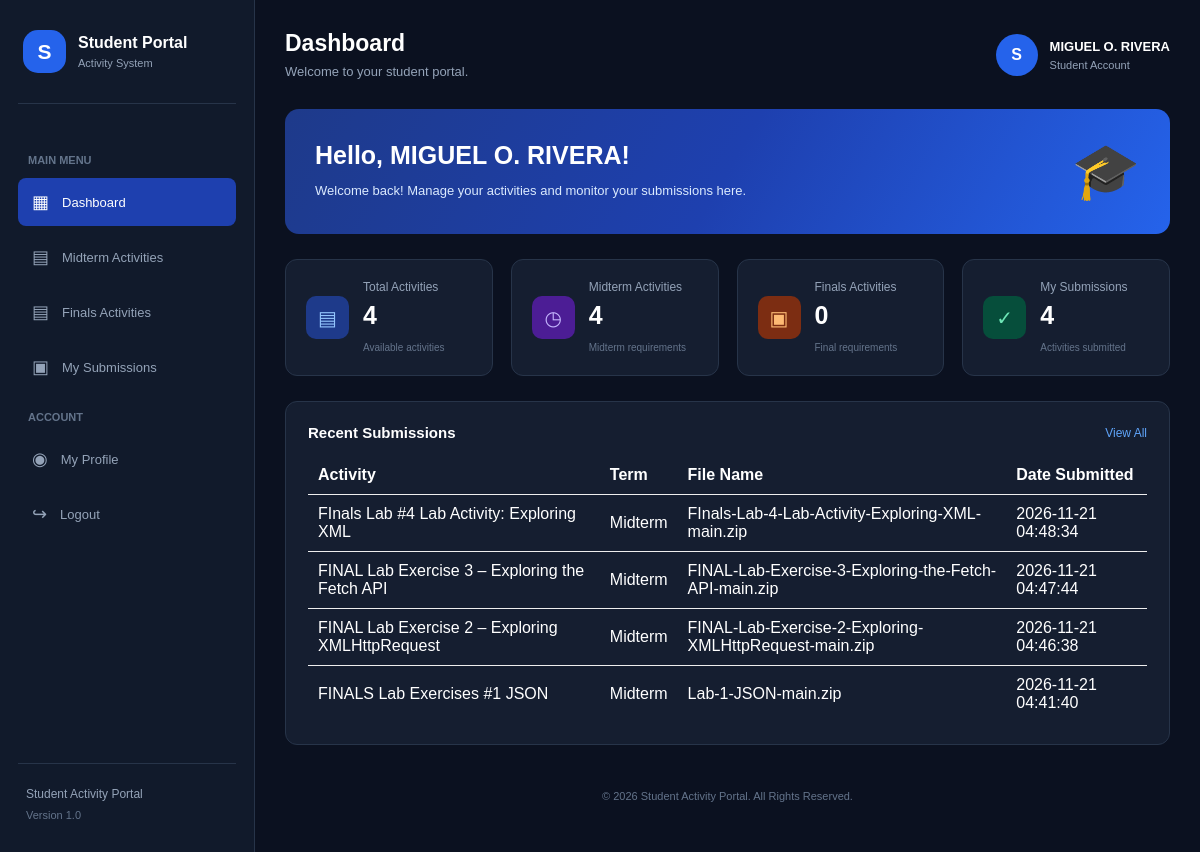
Page /dashboard.php (signed in) on the committed database.
### tables this page shows
CREATE TABLE `submissions` (
  `id` int(11) NOT NULL,
  `student_id` int(11) NOT NULL,
  `activity_id` int(11) NOT NULL,
  `file_name` varchar(255) NOT NULL,
  `file_path` varchar(255) NOT NULL,
  `submitted_at` timestamp NULL DEFAULT current_timestamp()
);

CREATE TABLE `activities` (
  `id` int(11) NOT NULL,
  `title` varchar(150) NOT NULL,
  `term` varchar(50) NOT NULL,
  `description` text DEFAULT NULL,
  `created_at` timestamp NULL DEFAULT current_timestamp()
);

### dashboard.php (the view, shortened to what this page needs)
<?php
require_once "config/database.php";
$student_id = (int) $_SESSION["student_id"];
$fullname = htmlspecialchars($_SESSION["fullname"]);
$stmt = $conn->prepare(
    "SELECT
        COUNT(s.id) AS total,
        SUM(CASE WHEN LOWER(a.term) = 'midterm' THEN 1 ELSE 0 END) AS midterm,
        SUM(CASE WHEN LOWER(a.term) = 'finals' THEN 1 ELSE 0 END) AS finals
     FROM submissions s
     INNER JOIN activities a ON s.activity_id = a.id
     WHERE s.student_id = ?"
);
$stmt->bind_param("i", $student_id);
$stmt->execute();
$stats = $stmt->get_result()->fetch_assoc();
$totalCount   = (int) ($stats["total"] ?? 0);
$midtermCount = (int) ($stats["midterm"] ?? 0);
$finalsCount  = (int) ($stats["finals"] ?? 0);
$recentStmt = $conn->prepare(
    "SELECT a.title, a.term, s.file_name, s.submitted_at
     FROM submissions s
     INNER JOIN activities a ON s.activity_id = a.id
     WHERE s.student_id = ?
     ORDER BY s.submitted_at DESC LIMIT 5"
);
$recentStmt->bind_param("i", $student_id);
$recentStmt->execute();
$recentList = $recentStmt->get_result();
?>
<!DOCTYPE html>
<html lang="en">
<head>
    <link rel="stylesheet" href="assets/css/style.css">
</head>
<body class="dashboard-body">
<div class="dashboard-container">
    <aside class="sidebar">
        <div class="sidebar-logo">
            <div class="logo-icon">S</div>
            <div><h2>Student Portal</h2><p>Activity System</p></div>
        </div>
        <div class="sidebar-menu">
            <p class="menu-title">MAIN MENU</p>
            <a href="dashboard.php" class="menu-link active"><span>▦</span> Dashboard</a>
            <a href="midterm.php" class="menu-link"><span>▤</span> Midterm Activities</a>
            <a href="finals.php" class="menu-link"><span>▤</span> Finals Activities</a>
            <a href="submissions.php" class="menu-link"><span>▣</span> My Submissions</a>
            <p class="menu-title">ACCOUNT</p>
            <a href="profile.php" class="menu-link"><span>◉</span> My Profile</a>
            <a href="logout.php" class="menu-link logout-link"><span>↪</span> Logout</a>
        </div>
        <div class="sidebar-footer">Student Activity Portal<br><span>Version 1.0</span></div>
    </aside>
    <main class="main-content">
        <header class="topbar">
            <div><h2>Dashboard</h2><p>Welcome to your student portal.</p></div>
            <div class="user-info">
                <div class="user-avatar">S</div>
                <div><strong><?= $fullname ?></strong><small>Student Account</small></div>
            </div>
        </header>
        <section class="welcome-card">
            <div>
                <h1>Hello, <?= $fullname ?>!</h1>
                <p>Welcome back! Manage your activities and monitor your submissions here.</p>
            </div>
            <div class="welcome-icon">🎓</div>
        </section>
        <section class="stats-grid">
            <div class="stat-card">
                <div class="stat-icon blue">▤</div>
                <div><p>Total Activities</p><h2><?= $totalCount ?></h2><small>Available activities</small></div>
            </div>
            <div class="stat-card">
                <div class="stat-icon purple">◷</div>
                <div><p>Midterm Activities</p><h2><?= $midtermCount ?></h2><small>Midterm requirements</small></div>
            </div>
            <div class="stat-card">
                <div class="stat-icon orange">▣</div>
                <div><p>Finals Activities</p><h2><?= $finalsCount ?></h2><small>Final requirements</small></div>
            </div>
            <div class="stat-card">
                <div class="stat-icon green">✓</div>
                <div><p>My Submissions</p><h2><?= $totalCount ?></h2><small>Activities submitted</small></div>
            </div>
        </section>
        <section class="content-card recent-card">
            <div class="section-heading">
                <h3>Recent Submissions</h3>
                <a href="submissions.php">View All</a>
            </div>
            <?php if ($recentList->num_rows > 0): ?>
                <table style="width:100%; border-collapse:collapse; margin-top:15px;">
                    <thead>
                        <tr>
                            <th style="text-align:left; padding:10px;">Activity</th>
                            <th style="text-align:left; padding:10px;">Term</th>
                            <th style="text-align:left; padding:10px;">File Name</th>
                            <th style="text-align:left; padding:10px;">Date Submitted</th>
                        </tr>
                    </thead>
                    <tbody>
                        <?php while ($row = $recentList->fetch_assoc()): ?>
                            <tr style="border-top:1px solid #eee;">
                                <td style="padding:10px;"><?= htmlspecialchars($row["title"]) ?></td>
                                <td style="padding:10px;"><?= htmlspecialchars($row["term"]) ?></td>
                                <td style="padding:10px;"><?= htmlspecialchars($row["file_name"]) ?></td>
                                <td style="padding:10px;"><?= htmlspecialchars($row["submitted_at"]) ?></td>
                            </tr>
                        <?php endwhile; ?>
                    </tbody>
                </table>
            <?php endif; ?>
        </section>
        <footer class="dashboard-footer">© 2026 Student Activity Portal. All Rights Reserved.</footer>
    </main>
</div>
</body>
</html>

### assets/css/style.css (style rules this page uses)
* { margin: 0; padding: 0; box-sizing: border-box; font-family: Arial, sans-serif; }
body { background: #0b1120; color: #ffffff; min-height: 100vh; }
.logo-icon { width: 60px; height: 60px; background: #2563eb; border-radius: 15px; display: flex; justify-content: center; align-items: center; margin: 0 auto 15px; font-size: 28px; font-weight: bold; }
.dashboard-body { background: #0b1120; min-height: 100vh; }
.dashboard-container { display: flex; min-height: 100vh; }
.sidebar { width: 255px; background: #111a2b; border-right: 1px solid #273449; padding: 25px 18px; display: flex; flex-direction: column; flex-shrink: 0; }
.sidebar-logo { display: flex; align-items: center; gap: 12px; padding: 5px 5px 30px; border-bottom: 1px solid #273449; }
.sidebar-logo .logo-icon { width: 43px; height: 43px; margin: 0; font-size: 21px; flex-shrink: 0; }
.sidebar-logo h2 { font-size: 16px; }
.sidebar-logo p { color: #94a3b8; font-size: 11px; margin-top: 5px; }
.sidebar-menu { margin-top: 30px; }
.menu-title { color: #64748b; font-size: 11px; font-weight: bold; margin: 20px 10px 12px; }
.menu-link { display: flex; align-items: center; gap: 13px; padding: 13px 14px; margin-bottom: 7px; color: #94a3b8; text-decoration: none; font-size: 13px; border-radius: 8px; transition: 0.3s; }
.menu-link span { font-size: 18px; }
.menu-link:hover, .menu-link.active { background: #1e40af; color: white; }
.sidebar-footer { margin-top: auto; padding: 20px 8px 0; border-top: 1px solid #273449; color: #94a3b8; font-size: 12px; line-height: 1.8; }
.sidebar-footer span { color: #64748b; font-size: 11px; }
.main-content { flex: 1; padding: 30px; min-width: 0; }
.topbar { display: flex; justify-content: space-between; align-items: center; margin-bottom: 30px; gap: 15px; }
.topbar h2 { font-size: 23px; margin-bottom: 7px; }
.topbar p { color: #94a3b8; font-size: 13px; }
.user-info { display: flex; align-items: center; gap: 12px; }
.user-avatar { width: 42px; height: 42px; background: #2563eb; border-radius: 50%; display: flex; justify-content: center; align-items: center; font-weight: bold; }
.user-info strong { display: block; font-size: 13px; }
.user-info small { display: block; color: #94a3b8; margin-top: 5px; font-size: 11px; }
.welcome-card { background: linear-gradient(120deg, #1e3a8a, #1e40af, #2563eb); padding: 30px; border-radius: 14px; display: flex; justify-content: space-between; align-items: center; margin-bottom: 25px; gap: 15px; }
.welcome-card h1 { font-size: 25px; margin-bottom: 10px; }
.welcome-card p { color: #dbeafe; font-size: 13px; line-height: 1.7; }
.welcome-icon { font-size: 55px; }
.stats-grid { display: grid; grid-template-columns: repeat(4, 1fr); gap: 18px; margin-bottom: 25px; }
.stat-card { background: #151e30; border: 1px solid #273449; border-radius: 12px; padding: 20px; display: flex; align-items: center; gap: 14px; }
.stat-icon { width: 43px; height: 43px; border-radius: 10px; display: flex; justify-content: center; align-items: center; font-size: 20px; flex-shrink: 0; }
.stat-icon.blue { background: #1e3a8a; color: #93c5fd; }
.stat-icon.purple { background: #4c1d95; color: #c4b5fd; }
.stat-icon.orange { background: #7c2d12; color: #fdba74; }
.stat-icon.green { background: #064e3b; color: #6ee7b7; }
.stat-card p { color: #94a3b8; font-size: 12px; }
.stat-card h2 { font-size: 25px; margin: 7px 0; }
.stat-card small { color: #64748b; font-size: 10px; }
.content-card { background: #151e30; border: 1px solid #273449; border-radius: 12px; padding: 22px; min-width: 0; }
.section-heading { display: flex; justify-content: space-between; align-items: center; gap: 10px; }
.section-heading h3 { font-size: 15px; }
.section-heading a { color: #60a5fa; font-size: 12px; text-decoration: none; }
.recent-card { margin-bottom: 25px; }
.dashboard-footer { text-align: center; color: #64748b; font-size: 11px; padding: 20px 0; }

### rows in the picture
submissions: activity.title "FInals Lab #4 Lab Activity: Exploring XML", activity.term "Midterm", file_name "FInals-Lab-4-Lab-Activity-Exploring-XML-main.zip", submitted_at "2026-11-21 04:48:34"
submissions: activity.title "FINAL Lab Exercise 3 – Exploring the Fetch API", activity.term "Midterm", file_name "FINAL-Lab-Exercise-3-Exploring-the-Fetch-API-main.zip", submitted_at "2026-11-21 04:47:44"
submissions: activity.title "FINAL Lab Exercise 2 – Exploring XMLHttpRequest", activity.term "Midterm", file_name "FINAL-Lab-Exercise-2-Exploring-XMLHttpRequest-main.zip", submitted_at "2026-11-21 04:46:38"
submissions: activity.title "FINALS Lab Exercises #1 JSON", activity.term "Midterm", file_name "Lab-1-JSON-main.zip", submitted_at "2026-11-21 04:41:40"

### other values in the picture
$fullname "MIGUEL O. RIVERA"
$totalCount "4"
$midtermCount "4"
$finalsCount "0"
